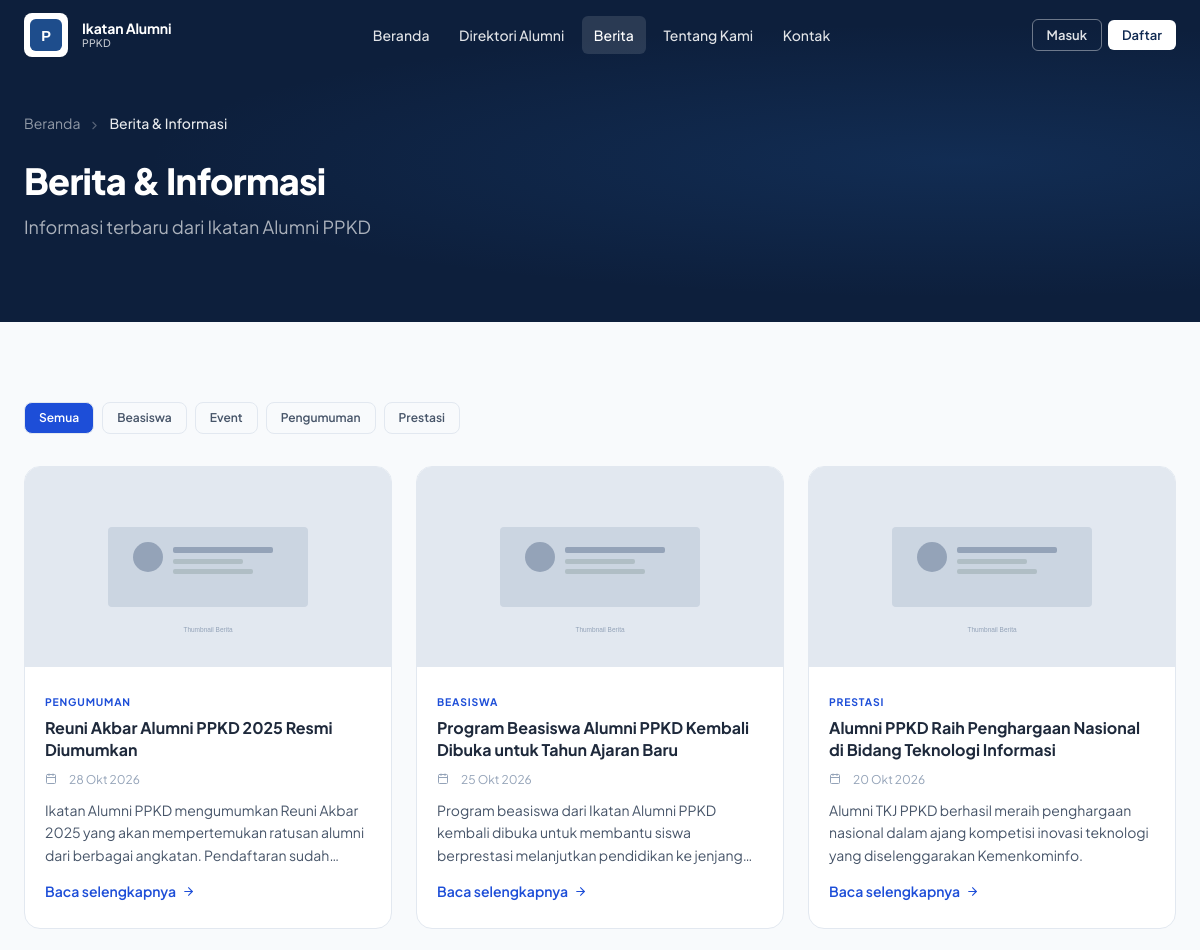
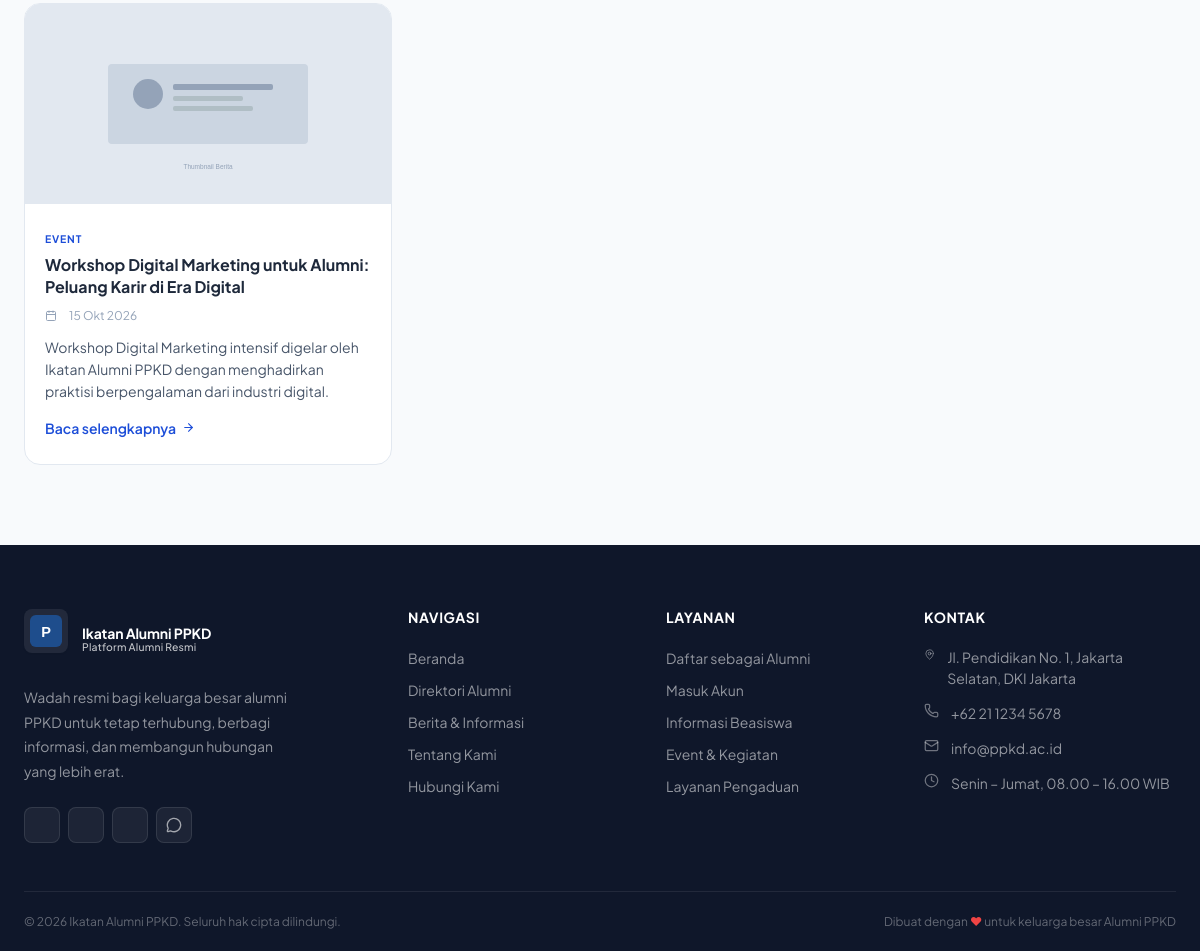
Page /berita.php on the committed database (2 pictures, top to bottom).
### tables this page shows
CREATE TABLE `berita` (
  `id`           INT UNSIGNED    NOT NULL AUTO_INCREMENT,
  `judul`        VARCHAR(255)    NOT NULL,
  `slug`         VARCHAR(255)    NOT NULL,
  `konten`       LONGTEXT        NOT NULL,
  `ringkasan`    TEXT            DEFAULT NULL,
  `thumbnail`    VARCHAR(255)    DEFAULT NULL,
  `kategori`     VARCHAR(100)    DEFAULT 'Umum',
  `author_id`    INT UNSIGNED    DEFAULT NULL,
  `is_published` TINYINT(1)      NOT NULL DEFAULT 1,
  `published_at` DATETIME        DEFAULT CURRENT_TIMESTAMP,
  `created_at`   DATETIME        NOT NULL DEFAULT CURRENT_TIMESTAMP,
  `updated_at`   DATETIME        NOT NULL DEFAULT CURRENT_TIMESTAMP ON UPDATE CURRENT_TIMESTAMP,
  PRIMARY KEY (`id`),
  UNIQUE KEY `uq_slug` (`slug`),
  KEY `idx_kategori` (`kategori`),
  KEY `idx_published` (`is_published`, `published_at`)
);

### includes/functions.php (called while the page is built, shortened)
<?php
function e(string $str): string {
    return htmlspecialchars($str, ENT_QUOTES | ENT_HTML5, 'UTF-8');
}
function slugify(string $text): string {
    $text = mb_strtolower(trim($text));
    $text = preg_replace('/[^a-z0-9\s-]/', '', $text);
    $text = preg_replace('/[\s-]+/', '-', $text);
    return trim($text, '-');
}
function formatDate(string $date, string $format = 'd M Y'): string {
    static $months = [
        'Jan'=>'Jan','Feb'=>'Feb','Mar'=>'Mar','Apr'=>'Apr',
        'May'=>'Mei','Jun'=>'Jun','Jul'=>'Jul','Aug'=>'Agt',
        'Sep'=>'Sep','Oct'=>'Okt','Nov'=>'Nov','Dec'=>'Des',
    ];
    $formatted = date($format, strtotime($date));
    return str_replace(array_keys($months), array_values($months), $formatted);
}
function beritaThumb(string $thumb = null): string {
    return SITE_URL . '/assets/img/news-placeholder.svg';
}

### includes/auth.php (called while the page is built, shortened)
<?php
function isLoggedIn(): bool {
    return isset($_SESSION['user_id']);
}
function currentUser(): ?array {
    if (!isLoggedIn()) return null;
    return [
        'id'          => $_SESSION['user_id'],
        'nama'        => $_SESSION['user_nama'],
        'email'       => $_SESSION['user_email'],
        'role'        => $_SESSION['user_role'],
        'foto'        => $_SESSION['user_foto'] ?? null,
        'is_verified' => $_SESSION['user_verified'] ?? 0,
    ];
}

### berita.php (the view, shortened to what this page needs)
<?php
require_once __DIR__ . '/includes/auth.php';
require_once __DIR__ . '/includes/functions.php';
$db       = getDB();
$kategori = trim($_GET['kategori'] ?? '');
$page     = max(1, (int) ($_GET['page'] ?? 1));
$perPage  = BERITA_PER_PAGE;
$offset   = ($page - 1) * $perPage;
$where  = ['is_published = 1'];
$params = [];
$whereClause = 'WHERE ' . implode(' AND ', $where);
$stmt = $db->prepare("SELECT * FROM berita $whereClause ORDER BY published_at DESC LIMIT ? OFFSET ?");
$stmt->execute(array_merge($params, [$perPage, $offset]));
$beritas = $stmt->fetchAll();
$catStmt = $db->query("SELECT DISTINCT kategori FROM berita WHERE is_published=1 ORDER BY kategori");
$categories = $catStmt->fetchAll(PDO::FETCH_COLUMN);
require_once __DIR__ . '/includes/header.php';
?>
<div class="page-header">
  <div class="container">
    <div class="page-header-inner">
      <nav class="breadcrumb-nav" aria-label="Breadcrumb">
        <a href="<?= SITE_URL ?>">Beranda</a>
        <span class="sep"><i data-lucide="chevron-right" style="width:13px;height:13px"></i></span>
        <span class="current">Berita &amp; Informasi</span>
      </nav>
      <h1>Berita &amp; Informasi</h1>
      <p class="subtitle">Informasi terbaru dari Ikatan Alumni PPKD</p>
    </div>
  </div>
</div>
<section class="section bg-gray" aria-labelledby="beritaListTitle">
  <div class="container">
    <?php if ($categories): ?>
    <div style="display:flex;gap:0.5rem;flex-wrap:wrap;margin-bottom:2rem;" role="navigation" aria-label="Filter kategori berita">
      <a href="?kategori="
         class="btn btn-sm <?= $kategori === '' ? 'btn-primary' : 'btn-ghost' ?>"
         style="border:1.5px solid var(--gray-200);"
         id="filter-all">Semua</a>
      <?php foreach ($categories as $cat): ?>
      <a href="?kategori=<?= urlencode($cat) ?>"
         class="btn btn-sm <?= $kategori === $cat ? 'btn-primary' : 'btn-ghost' ?>"
         style="border:1.5px solid var(--gray-200);"
         id="filter-<?= slugify($cat) ?>"><?= e($cat) ?></a>
      <?php endforeach; ?>
    </div>
    <?php endif; ?>
    <?php if ($beritas): ?>
    <div class="berita-list-grid" id="beritaGrid">
      <?php foreach ($beritas as $b): ?>
      <a href="<?= SITE_URL ?>/berita-detail.php?slug=<?= e($b['slug']) ?>"
         class="berita-card"
         id="berita-card-<?= $b['id'] ?>">
        <img src="<?= beritaThumb($b['thumbnail']) ?>"
             alt="<?= e($b['judul']) ?>"
             class="berita-card-img"
             onerror="this.src='<?= SITE_URL ?>/assets/img/news-placeholder.svg'">
        <div class="berita-card-body">
          <span class="berita-kategori"><?= e($b['kategori']) ?></span>
          <h3 class="berita-judul"><?= e($b['judul']) ?></h3>
          <div class="berita-meta-row" style="margin-bottom:0.625rem;">
            <i data-lucide="calendar" style="width:12px;height:12px"></i>
            <span><?= formatDate($b['published_at']) ?></span>
          </div>
          <?php if ($b['ringkasan']): ?>
          <p class="alumni-desc" style="-webkit-line-clamp:3;"><?= e($b['ringkasan']) ?></p>
          <?php endif; ?>
          <span class="read-more" style="margin-top:0.875rem;">
            Baca selengkapnya
            <i data-lucide="arrow-right" style="width:13px;height:13px"></i>
          </span>
        </div>
      </a>
      <?php endforeach; ?>
    </div>
    <?php endif; ?>
  </div>
</section>
<?php require_once __DIR__ . '/includes/footer.php'; ?>

### includes/header.php (shortened to what this page needs)
<?php
require_once __DIR__ . '/auth.php';
require_once __DIR__ . '/functions.php';
$user = currentUser();
$currentPage = basename($_SERVER['PHP_SELF'], '.php');
function navActive(string $page, string $current): string {
    return $page === $current ? ' active' : '';
}
?>
<!DOCTYPE html>
<html lang="id">
<head>
  <link href="https://cdn.jsdelivr.net/npm/bootstrap@5.3.3/dist/css/bootstrap.min.css" rel="stylesheet">
  <link rel="stylesheet" href="<?= SITE_URL ?>/assets/css/main.css?v=<?= time() ?>">
</head>
<body class="<?= e($bodyClass ?? '') ?>">
<header class="site-header" id="siteHeader">
  <div class="container">
    <nav class="navbar-inner">
      <a href="<?= SITE_URL ?>" class="navbar-brand" id="navBrand">
        <div class="brand-logo-wrap" title="Logo Ikatan Alumni PPKD">
          <img src="<?= SITE_URL ?>/assets/img/logo-placeholder.svg" alt="Logo PPKD" width="32" height="32">
        </div>
        <div class="brand-text">
          <span class="brand-name">Ikatan Alumni</span>
          <span class="brand-sub">PPKD</span>
        </div>
      </a>
      <ul class="navbar-nav flex-row align-items-center flex-nowrap" id="mainNav">
        <li class="nav-item"><a class="nav-link<?= navActive('index', $currentPage) ?>" href="<?= SITE_URL ?>">Beranda</a></li>
        <li class="nav-item"><a class="nav-link<?= navActive('alumni', $currentPage) ?>" href="<?= SITE_URL ?>/alumni.php">Direktori Alumni</a></li>
        <li class="nav-item"><a class="nav-link<?= navActive('berita', $currentPage) ?>" href="<?= SITE_URL ?>/berita.php">Berita</a></li>
        <li class="nav-item"><a class="nav-link<?= navActive('tentang', $currentPage) ?>" href="<?= SITE_URL ?>/tentang.php">Tentang Kami</a></li>
        <li class="nav-item"><a class="nav-link<?= navActive('kontak', $currentPage) ?>" href="<?= SITE_URL ?>/kontak.php">Kontak</a></li>
      </ul>
      <div class="navbar-actions">
        <?php if ($user): ?>
          <div class="user-dropdown dropdown">
            <button class="dropdown-toggle" type="button" data-bs-toggle="dropdown" aria-expanded="false" id="userDropdownBtn">
              <img src="<?= $user['foto'] ? profilPhoto($user['foto']) : SITE_URL . '/assets/img/avatar-placeholder.svg' ?>"
                   alt="<?= e($user['nama']) ?>"
                   class="user-avatar">
              <span><?= e(explode(' ', $user['nama'])[0]) ?></span>
            </button>
            <ul class="dropdown-menu dropdown-menu-end">
              <li>
                <a class="dropdown-item" href="<?= SITE_URL ?>/dashboard/">
                  <i data-lucide="layout-dashboard" style="width:15px;height:15px"></i> Dashboard
                </a>
              </li>
              <li>
                <a class="dropdown-item" href="<?= SITE_URL ?>/dashboard/profil.php">
                  <i data-lucide="user" style="width:15px;height:15px"></i> Profil Saya
                </a>
              </li>
              <?php if (isAdmin()): ?>
              <li><hr class="dropdown-divider"></li>
              <li class="dropdown-header" style="font-size:0.7rem;font-weight:700;color:var(--accent);text-transform:uppercase;letter-spacing:0.05em;padding:0.25rem 1rem;">
                Panel Admin
              </li>
              <li>
                <a class="dropdown-item" href="<?= SITE_URL ?>/dashboard/alumni.php">
                  <i data-lucide="users" style="width:15px;height:15px"></i> Kelola Alumni
                </a>
              </li>
              <li>
                <a class="dropdown-item" href="<?= SITE_URL ?>/dashboard/berita.php">
                  <i data-lucide="newspaper" style="width:15px;height:15px"></i> Kelola Berita
                </a>
              </li>
              <li>
                <a class="dropdown-item" href="<?= SITE_URL ?>/dashboard/pesan.php">
                  <i data-lucide="mail" style="width:15px;height:15px"></i> Pesan Masuk
                </a>
              </li>
              <?php endif; ?>
              <li><hr class="dropdown-divider"></li>
              <li>
                <a class="dropdown-item text-danger" href="<?= SITE_URL ?>/logout.php">
                  <i data-lucide="log-out" style="width:15px;height:15px"></i> Keluar
                </a>
              </li>
            </ul>
          </div>
        <?php else: ?>
          <a href="<?= SITE_URL ?>/login.php" class="btn btn-nav-login" id="btnNavLogin">Masuk</a>
          <a href="<?= SITE_URL ?>/register.php" class="btn btn-nav-register" id="btnNavRegister">Daftar</a>
        <?php endif; ?>
      </div>
    </nav>
  </div>
</header>
<main id="main-content">

### includes/footer.php (shortened to what this page needs)
</main>
<footer class="site-footer">
  <div class="container">
    <div class="footer-grid">
      <div class="footer-brand">
        <div class="navbar-brand" style="margin-bottom:1rem;">
          <div class="brand-logo-wrap" style="background:rgba(255,255,255,0.08);">
            <img src="<?= SITE_URL ?>/assets/img/logo-placeholder.svg" alt="Logo PPKD" width="32" height="32">
          </div>
          <div class="brand-text">
            <span class="brand-name"><?= SITE_NAME ?></span>
            <span class="brand-sub">Platform Alumni Resmi</span>
          </div>
        </div>
        <p class="footer-desc">
          Wadah resmi bagi keluarga besar alumni PPKD untuk tetap terhubung,
          berbagi informasi, dan membangun hubungan yang lebih erat.
        </p>
        <div class="social-links">
          <a href="#" class="social-link" title="Instagram" aria-label="Instagram">
            <i data-lucide="instagram" style="width:16px;height:16px"></i>
          </a>
          <a href="#" class="social-link" title="Facebook" aria-label="Facebook">
            <i data-lucide="facebook" style="width:16px;height:16px"></i>
          </a>
          <a href="#" class="social-link" title="YouTube" aria-label="YouTube">
            <i data-lucide="youtube" style="width:16px;height:16px"></i>
          </a>
          <a href="#" class="social-link" title="WhatsApp" aria-label="WhatsApp">
            <i data-lucide="message-circle" style="width:16px;height:16px"></i>
          </a>
        </div>
      </div>
      <div class="footer-col">
        <h5>Navigasi</h5>
        <ul class="footer-links">
          <li><a href="<?= SITE_URL ?>">Beranda</a></li>
          <li><a href="<?= SITE_URL ?>/alumni.php">Direktori Alumni</a></li>
          <li><a href="<?= SITE_URL ?>/berita.php">Berita &amp; Informasi</a></li>
          <li><a href="<?= SITE_URL ?>/tentang.php">Tentang Kami</a></li>
          <li><a href="<?= SITE_URL ?>/kontak.php">Hubungi Kami</a></li>
        </ul>
      </div>
      <div class="footer-col">
        <h5>Layanan</h5>
        <ul class="footer-links">
          <li><a href="<?= SITE_URL ?>/register.php">Daftar sebagai Alumni</a></li>
          <li><a href="<?= SITE_URL ?>/login.php">Masuk Akun</a></li>
          <li><a href="<?= SITE_URL ?>/berita.php?kategori=Beasiswa">Informasi Beasiswa</a></li>
          <li><a href="<?= SITE_URL ?>/berita.php?kategori=Event">Event &amp; Kegiatan</a></li>
          <li><a href="<?= SITE_URL ?>/kontak.php">Layanan Pengaduan</a></li>
        </ul>
      </div>
      <div class="footer-col">
        <h5>Kontak</h5>
        <div class="footer-contact-item">
          <i data-lucide="map-pin" style="width:15px;height:15px;color:rgba(255,255,255,0.4)"></i>
          <span><?= SITE_ADDRESS ?></span>
        </div>
        <div class="footer-contact-item">
          <i data-lucide="phone" style="width:15px;height:15px;color:rgba(255,255,255,0.4)"></i>
          <span><?= SITE_PHONE ?></span>
        </div>
        <div class="footer-contact-item">
          <i data-lucide="mail" style="width:15px;height:15px;color:rgba(255,255,255,0.4)"></i>
          <span><?= SITE_EMAIL ?></span>
        </div>
        <div class="footer-contact-item">
          <i data-lucide="clock" style="width:15px;height:15px;color:rgba(255,255,255,0.4)"></i>
          <span>Senin – Jumat, 08.00 – 16.00 WIB</span>
        </div>
      </div>
    </div>
    <div class="footer-bottom">
      <span>&copy; <?= date('Y') ?> <?= SITE_NAME ?>. Seluruh hak cipta dilindungi.</span>
      <span>Dibuat dengan <span style="color:#ef4444">♥</span> untuk keluarga besar Alumni PPKD</span>
    </div>
  </div>
</footer>
</body>
</html>

### includes/header.php (style rules this page uses)
.navbar-inner { display: flex !important; flex-direction: row !important; align-items: center !important; justify-content: space-between !important; height: 70px !important; gap: 1.5rem !important; flex-wrap: nowrap !important; }
.navbar-nav, #mainNav { display: flex !important; flex-direction: row !important; align-items: center !important; gap: 0.35rem !important; list-style: none !important; margin: 0 !important; padding: 0 !important; flex-wrap: nowrap !important; flex-shrink: 0 !important; }
.navbar-nav > li, #mainNav > li { display: inline-flex !important; align-items: center !important; list-style: none !important; margin: 0 !important; padding: 0 !important; }
.navbar-nav .nav-link, #mainNav .nav-link { display: inline-flex !important; align-items: center !important; white-space: nowrap !important; padding: 0.5rem 0.75rem !important; font-size: 0.875rem !important; }

### rows in the picture
berita: kategori "PENGUMUMAN", judul "Reuni Akbar Alumni PPKD 2025 Resmi Diumumkan", published_at "28 Okt 2026", ringkasan "Ikatan Alumni PPKD mengumumkan Reuni Akbar 2025 yang akan mempertemukan ratusan alumni dari berbagai angkatan. Pendaftaran…"
berita: kategori "BEASISWA", judul "Program Beasiswa Alumni PPKD Kembali Dibuka untuk Tahun Ajaran Baru", published_at "25 Okt 2026", ringkasan "Program beasiswa dari Ikatan Alumni PPKD kembali dibuka untuk membantu siswa berprestasi melanjutkan pendidikan ke…"
berita: kategori "PRESTASI", judul "Alumni PPKD Raih Penghargaan Nasional di Bidang Teknologi Informasi", published_at "20 Okt 2026", ringkasan "Alumni TKJ PPKD berhasil meraih penghargaan nasional dalam ajang kompetisi inovasi teknologi yang diselenggarakan Kemenkominfo."
berita: kategori "EVENT", judul "Workshop Digital Marketing untuk Alumni: Peluang Karir di Era Digital", published_at "15 Okt 2026", ringkasan "Workshop Digital Marketing intensif digelar oleh Ikatan Alumni PPKD dengan menghadirkan praktisi berpengalaman dari industri digital."

### other values in the picture
$cat "Beasiswa"
$cat "Event"
$cat "Pengumuman"
$cat "Prestasi"
SITE_NAME "Ikatan Alumni PPKD"
SITE_ADDRESS "Jl. Pendidikan No. 1, Jakarta Selatan, DKI Jakarta"
SITE_PHONE "+62 21 1234 5678"
SITE_EMAIL "info@ppkd.ac.id"
